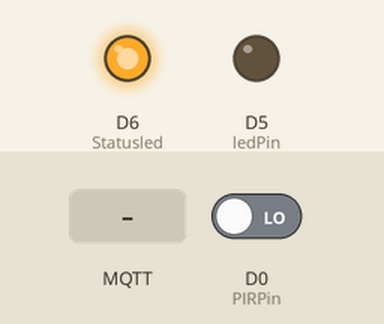
Recording of a sketch running on a simulated ESP8266 (NodeMCU). Shown: output pins drawn as LEDs (lit = HIGH). The inputs (shaded band) are chosen by the test bench; at power-on: D0 (PIRPin) LOW. WiFi joins after 1.5 s; servers stay silent unless stated; no MQTT or app messages arrive unless stated; what the sketch prints to the serial monitor is not drawn.

Above: at 2.7 s.
2.8 s: MQTT message "Livhu300312" arrives on the first subscribed topic
At 3.9 s:
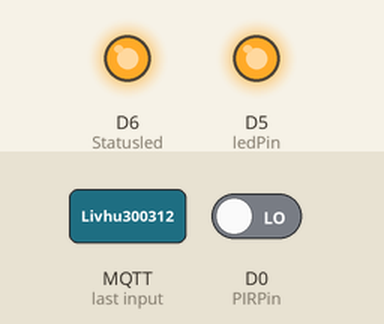
7.3 s: MQTT message "0" arrives on the first subscribed topic
At 8.3 s:
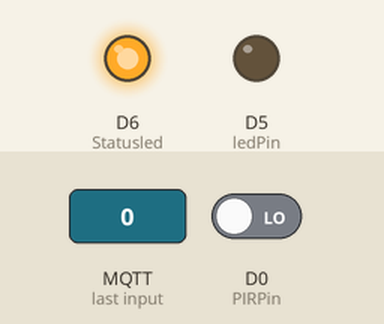
Timing chart, 0 to 9.8 s (numbered marks = the images above; inputs shaded):
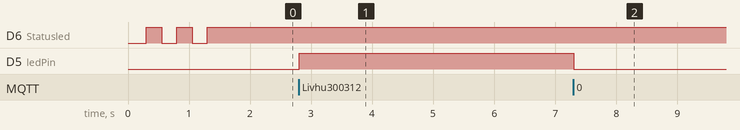

The sketch:

mqtt_esp8266_nodemcuV2.ino
```cpp
#include <EEPROM.h>
#include <ESP8266WiFi.h>
#include <PubSubClient.h>
#include <ESP8266Ping.h>

// Connect to the WiFi
//#define   ssid_1          "GetUrOwnWiFi"
//#define   password_1      "Livhu300312"
//#define   mqtt_server_1   "192.168.1.9"

#define   ssid_1          "KATCPT"
#define   password_1      "katCPT#12"
#define   mqtt_server_1   "alexapi"
// Testing broker
//const char* mqtt_server_1 = "test.mosquitto.org";

// MQTT Topics
#define   mqtt_topic    "home/mainbedroom/light"

// GPIO Pins
#define   ledPin          D5
#define   Statusled       D6
#define   PIRPin          D0

int counter = 0;
int previousReading = LOW;

byte mac[6];

WiFiClient espClient;
PubSubClient client(espClient);

void setup() {
  Serial.begin(115200);
  setup_GPIOs();
  WiFi.mode(WIFI_STA);
  WiFi.begin(ssid_1, password_1);
  WiFi.softAPdisconnect(true);
  setup_WiFi();
  setup_MQTT();
}


void setup_GPIOs(){
  // Setup GPIO pins
  pinMode(ledPin, OUTPUT);
  pinMode(Statusled, OUTPUT);
}


void setup_MQTT(){
  delay(10);
  Serial.print("Connecting to MQTT Server: ");
  Serial.println(mqtt_server_1);
  client.setServer(mqtt_server_1, 1883);
  client.setCallback(callback);
}


void setup_WiFi(){
  // Connect to WiFi access point.
  delay(50);
  Serial.println();
  Serial.print("Connecting to WiFi access point: ");
  Serial.println(ssid_1);
  Serial.print("Connecting.");
  while (WiFi.status() != WL_CONNECTED) {
    digitalWrite(Statusled, LOW);
    delay(250);
    digitalWrite(Statusled, HIGH);
    delay(250);
    Serial.print(".");
  }
  Serial.println();
  Serial.println("WiFi connected");
  Serial.print("IP address: ");
  Serial.println(WiFi.localIP());
  digitalWrite(Statusled, HIGH);
  Serial.println("Status LED ON");
  Serial.print("MAC Address: ");
  Serial.println(WiFi.macAddress());
  Serial.println();
}


void callback(char* topic, byte* payload, unsigned int length) {
  Serial.print("Message arrived from topic [ ");
  Serial.print(topic);
  Serial.print(" ]: ");
  for (int i=0;  i<length; i++) {
    char receivedChar = (char)payload[i];
    Serial.print(receivedChar);
    if (receivedChar == '1'){
      client.publish(mqtt_topic, "LED ON");
      Serial.println(": LED ON");
      digitalWrite(ledPin, HIGH);
    }else if (receivedChar == '0'){
        client.publish(mqtt_topic, "LED OFF");
        Serial.println(": LED OFF");
        digitalWrite(ledPin, LOW);
    }
  }
  Serial.println();
}


void reconnectMQTT() {
  // Loop until we're reconnected
  Serial.println();
  Serial.print("Pinging MQTT BrokerIP: ");
  Serial.print(mqtt_server_1);

  if(Ping.ping(mqtt_server_1)){
    Serial.println(" Ok!!!");
    while (!client.connected()) {
      Serial.print("Attempting MQTT connection...");
    // Attempt to connect
      if (client.connect("ESP8266 Client")) {
        Serial.println("connected");
        Serial.print("... and subscribe to topic: ");
        Serial.println(mqtt_topic);
        client.subscribe(mqtt_topic);
      } else {
        Serial.print("failed, rc= ");
        Serial.print(client.state());
        Serial.println(" try again in 5 seconds");
        // Wait 5 seconds before retrying
        delay(5000);
      }
    }
  }
  else {
    Serial.println();
    Serial.print(" Failed to establish a connection on MQTT Broker.");
  }
}


void loop() {
  if (!client.connected()) {
    reconnectMQTT();
  } else if (WiFi.status() != WL_CONNECTED) {
    Serial.println("WiFi disconnects, reconnecting.");
    delay(10);
    setup_WiFi();
  }
  client.loop();
  // delay to allow ESP8266 to rerun.
  int reading = digitalRead(PIRPin);
  Serial.println(reading);
  if (previousReading == LOW && reading == HIGH) {
    counter++;
    client.publish("outTopic", "Motion Detected");
    Serial.print("Triggered ");
    Serial.print(counter);
    Serial.print("x Times! ");
    //delay(1000);

  }
  previousReading = reading;
  delay(10);
}
```

Measured:
- after the input at 2.8 s, D5 (ledPin): LOW → HIGH at once
- after the input at 7.3 s, D5 (ledPin): HIGH → LOW at once
